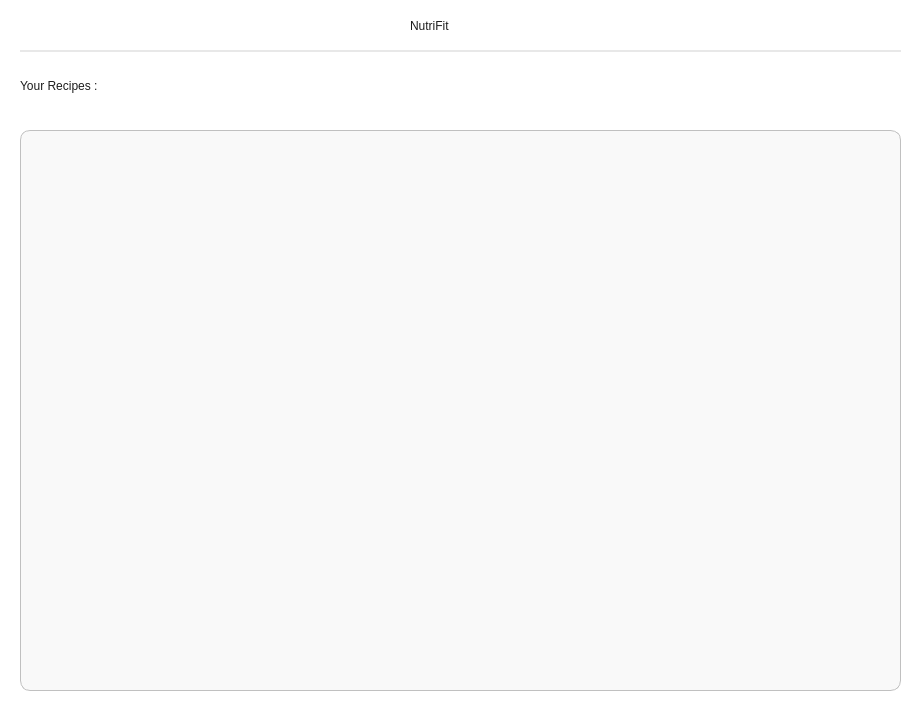
<?xml version="1.0" encoding="UTF-8"?>
<ui version="4.0">
 <class>Form</class>
 <widget class="QWidget" name="Form">
  <property name="geometry">
   <rect>
    <x>0</x>
    <y>0</y>
    <width>923</width>
    <height>709</height>
   </rect>
  </property>
  <property name="windowTitle">
   <string>Form</string>
  </property>
  <property name="styleSheet">
   <string notr="true">QWidget{
background-color:white;
}</string>
  </property>
  <widget class="QListWidget" name="display_recipes">
   <property name="geometry">
    <rect>
     <x>20</x>
     <y>130</y>
     <width>881</width>
     <height>561</height>
    </rect>
   </property>
   <property name="styleSheet">
    <string notr="true">QListWidget{
background-color:#f9f9f9;
border-radius:10px;
border:1px solid #c0c0c0;
font:400 20px &quot;Epilogue&quot;;
color:#1d1d1d;
padding-left:10px;
padding-top:10px;
}</string>
   </property>
  </widget>
  <widget class="QLabel" name="label">
   <property name="geometry">
    <rect>
     <x>410</x>
     <y>0</y>
     <width>131</width>
     <height>51</height>
    </rect>
   </property>
   <property name="styleSheet">
    <string notr="true">QLabel{
background-color: none;
font: 800 25px &quot;Epilogue&quot;;
color: #1D1D1D
}
</string>
   </property>
   <property name="text">
    <string>NutriFit</string>
   </property>
  </widget>
  <widget class="Line" name="line">
   <property name="geometry">
    <rect>
     <x>20</x>
     <y>50</y>
     <width>881</width>
     <height>2</height>
    </rect>
   </property>
   <property name="styleSheet">
    <string notr="true">#line{
	height:1px;
	background-color: #e8e8e8;
	border:none;
}</string>
   </property>
   <property name="orientation">
    <enum>Qt::Orientation::Horizontal</enum>
   </property>
  </widget>
  <widget class="QLabel" name="label_2">
   <property name="geometry">
    <rect>
     <x>20</x>
     <y>60</y>
     <width>191</width>
     <height>51</height>
    </rect>
   </property>
   <property name="styleSheet">
    <string notr="true">QLabel{
color:#1d1d1d;
font:500 25px &quot;Epilogue&quot;
}</string>
   </property>
   <property name="text">
    <string>Your Recipes :</string>
   </property>
  </widget>
 </widget>
 <resources/>
 <connections/>
</ui>
